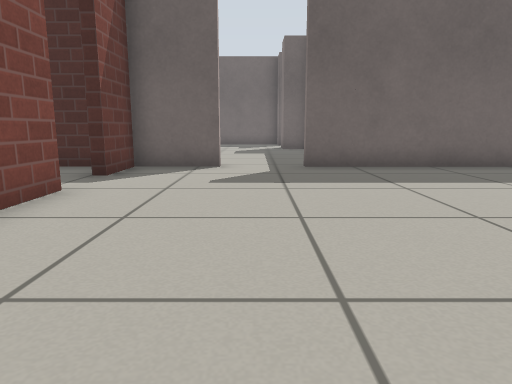
[1] (above)

24 first-person views from a walk through a robot-simulator world made for Gazebo. The camera is 0.5 m above the floor, tilts 10° down and sees 70° across. The floor is counted in squares, 0.5 m on a side. Each view is taken from the middle of a square. On the plan, view 1 faces up. The plan holds only what a view shows up to about 13 squares ahead; the rest is blank. Simple patterns stand in for the simulator's built-in surfaces.

[2]
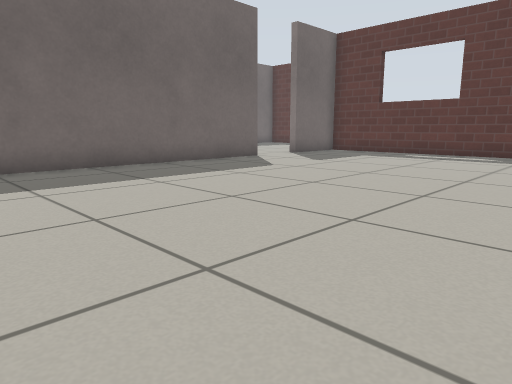

[3]
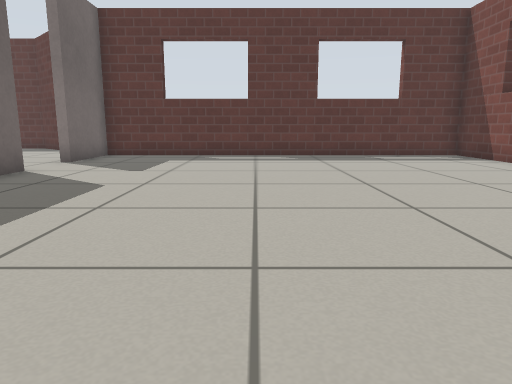

[4]
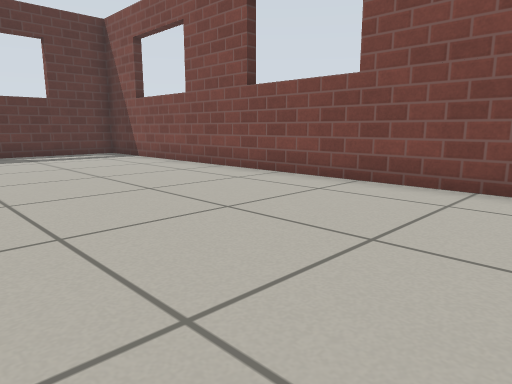

[5]
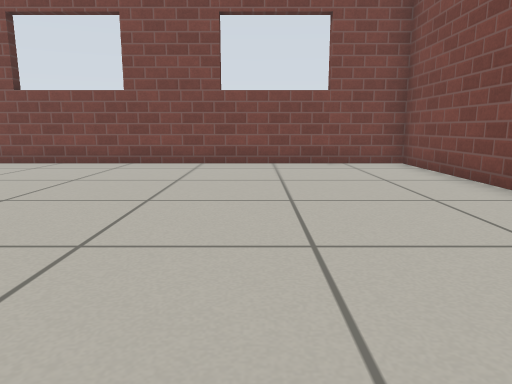

[6]
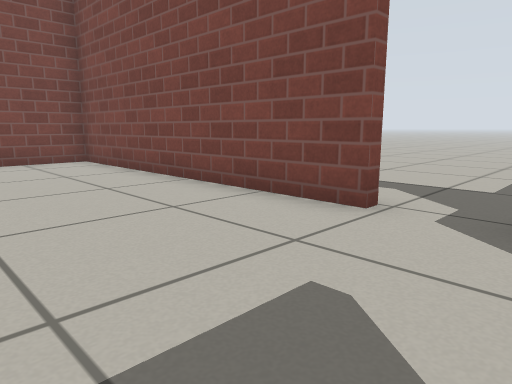

[7]
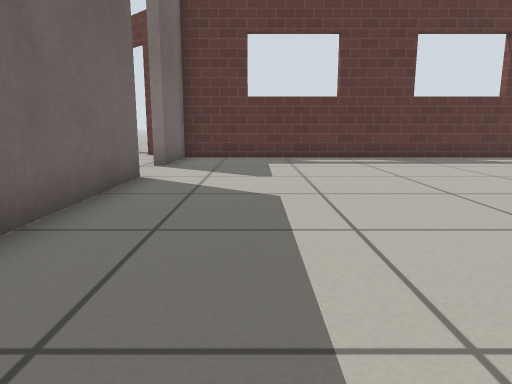

[8]
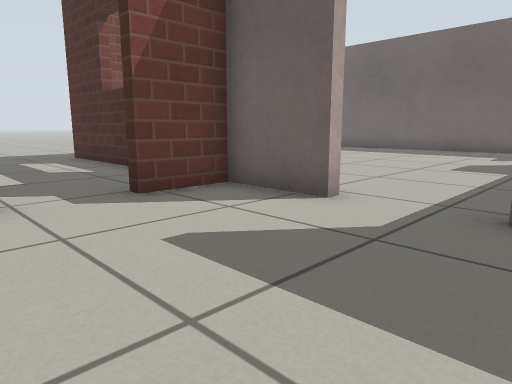

[9]
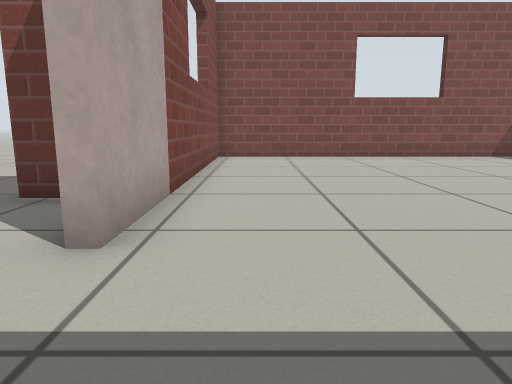

[10]
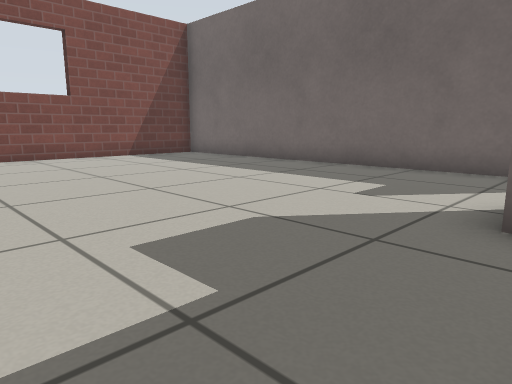

[11]
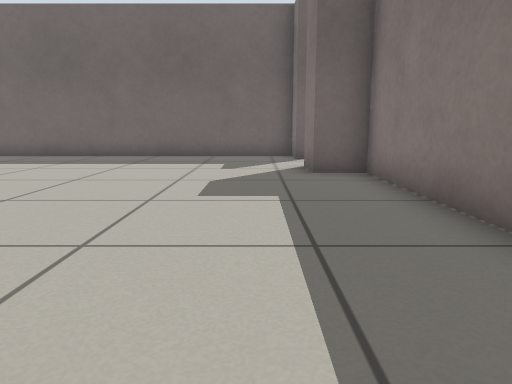

[12]
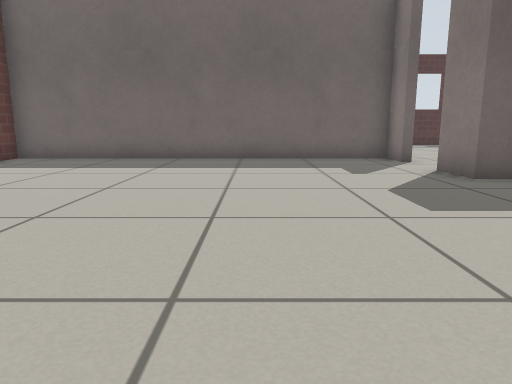

[13]
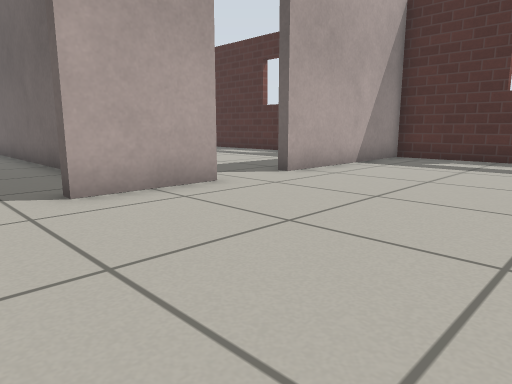

[14]
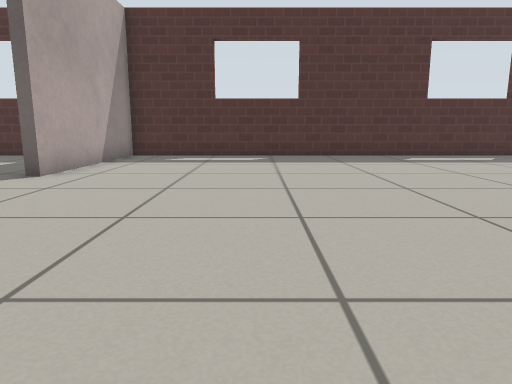

[15]
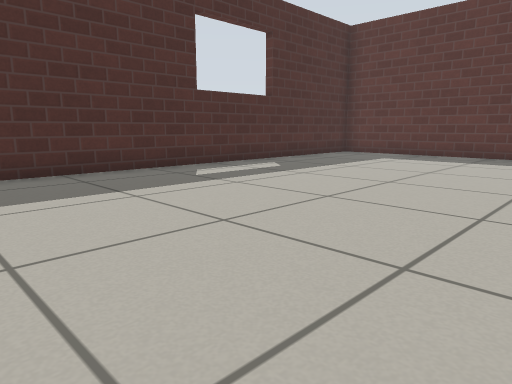

[16]
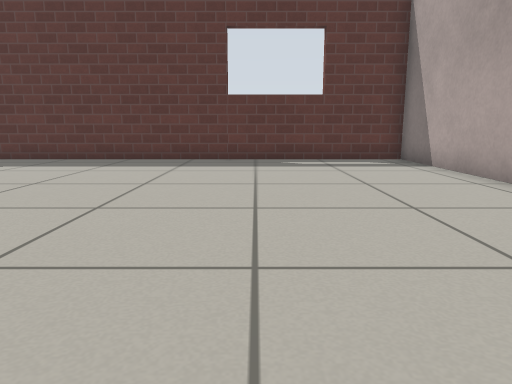

[17]
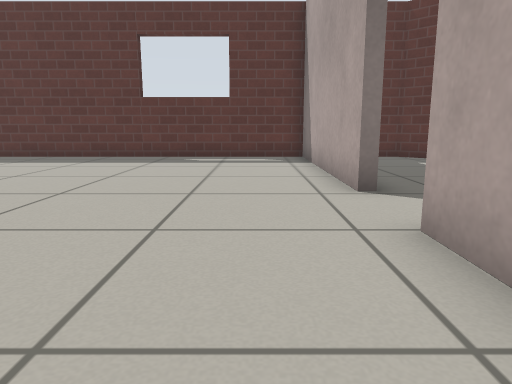

[18]
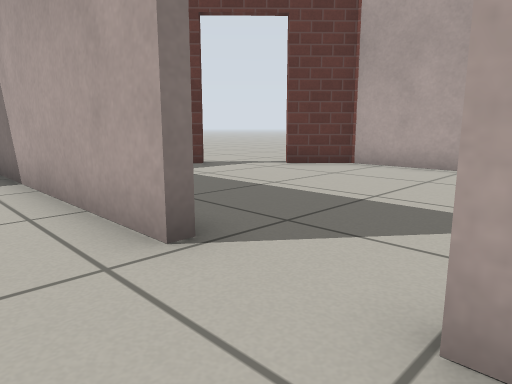

[19]
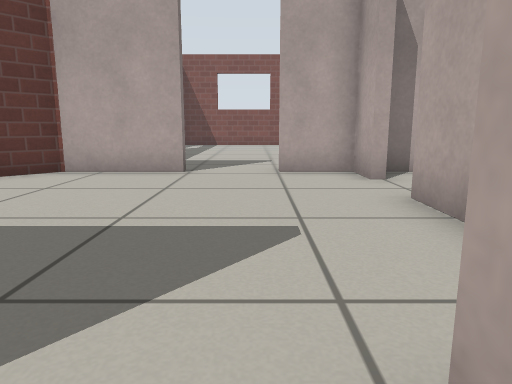

[20]
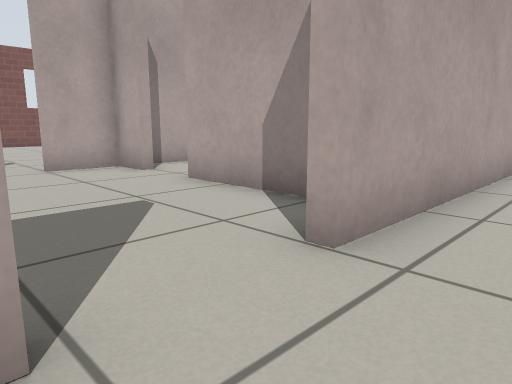

[21]
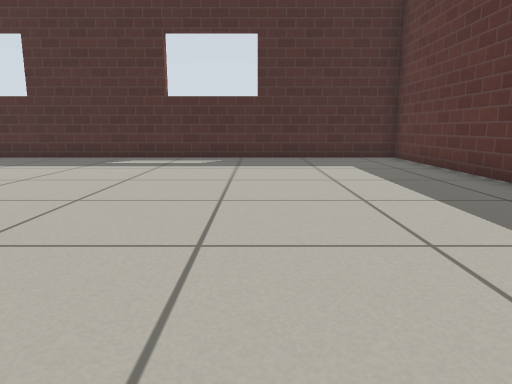

[22]
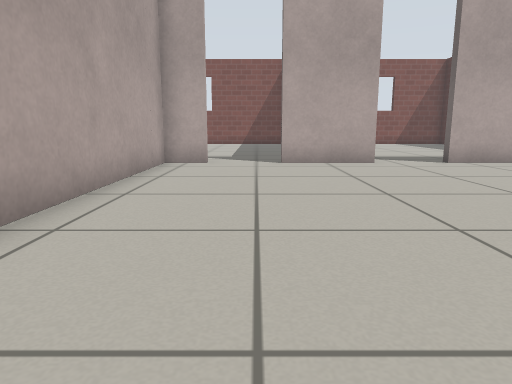

[23]
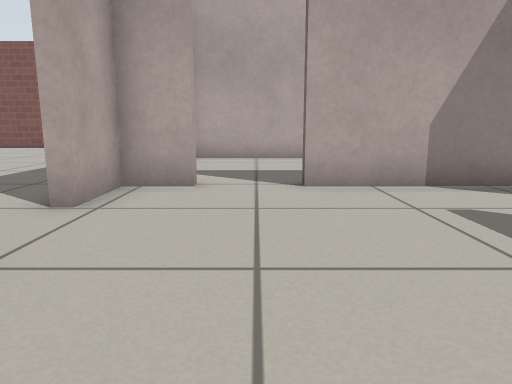

[24]
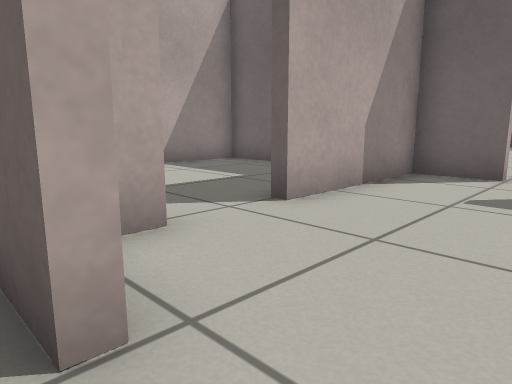

### Floor plan
Points are (right, up) in squares from view 1. A wall is a line through its corners. A room is listed if a view was taken in it or the views show most of it. See-through windows are left out.
Room 1 (views 1, 2, 3, 4, 5, 6, 7, 8, 24)
walls: (10.5, 9.4) (1.3, 9.4); (-0.9, 9.4) (-3.1, 9.4) (-3.1, 7.5); (-3.1, 5.9) (-3.1, -3.3) (15.4, -3.3) (15.4, 9.6); (15.4, 9.4) (12.6, 9.4)
ways out: opening at (0.5, 9) to room 2; opening at (11.5, 9) to room 4; open door at (-3, 6.5)
Room 2 (views 9, 10, 11, 12)
walls: (2.5, 12.4) (2.5, 17.1) (1.3, 17.1) (1.3, 18.6); (1.3, 20.6) (1.3, 21.9) (-10.7, 21.9) (-10.7, 9.7) (-0.9, 9.7)
ways out: opening at (0.5, 9) to room 1; opening at (1, 19.5) to room 3
Room 3 (views 13, 14, 15, 16, 17, 18, 19, 20, 21, 22)
walls: (12.7, 17) (12.7, 17.4) (19.7, 17.4) (19.7, 31.3) (1.6, 31.3) (1.6, 25.5); (1.6, 23.5) (1.6, 20.6); (1.6, 18.6) (1.6, 17.4) (10.5, 17.4)
low walls: (10.5, 17.4) (10.5, 17.1)
ways out: opening at (1, 19.5) to room 2; opening at (11.5, 17) to room 4; opening at (1, 24.5)
Room 4 (view 23)
walls: (12.6, 9.7) (15.4, 9.7); (15.4, 9.6) (16.8, 11.1); (18.3, 12.7) (19.7, 14.1) (19.7, 14.7); (10.5, 17.1) (8.8, 17.1) (8.8, 12.8); (8.8, 10.9) (8.8, 9.7) (10.5, 9.7)
ways out: opening at (11.5, 9) to room 1; opening at (11.5, 17) to room 3; opening at (9, 11.5) to room 5; open door at (17, 11); open door at (18, 12)
Room 5 (no view inside)
walls: (8.8, 12.8) (8.4, 12.8); (8.4, 10.9) (8.8, 10.9); (6.5, 9.7) (8.1, 9.7); (4.6, 17.1) (2.8, 17.1) (2.8, 10)
ways out: opening at (9, 11.5) to room 4

Positions as (right, up) in squares from view 1, and headings:
1: (0, 0), facing up
2: (1, 0), facing up-right
3: (2, 4), facing right
4: (1, 3), facing down-right
5: (1, 7), facing down
6: (1, 8), facing down-left
7: (3, 7), facing right
8: (2, 5), facing up-left
9: (2, 11), facing left
10: (2, 13), facing up-left
11: (0, 9), facing up
12: (-3, 10), facing up
13: (7, 19), facing up-left
14: (6, 18), facing up
15: (6, 23), facing up-right
16: (8, 22), facing right
17: (7, 19), facing right
18: (10, 19), facing down-right
19: (11, 18), facing down
20: (13, 19), facing down-left
21: (15, 19), facing up
22: (12, 20), facing left
23: (15, 12), facing left
24: (12, 9), facing up-left
